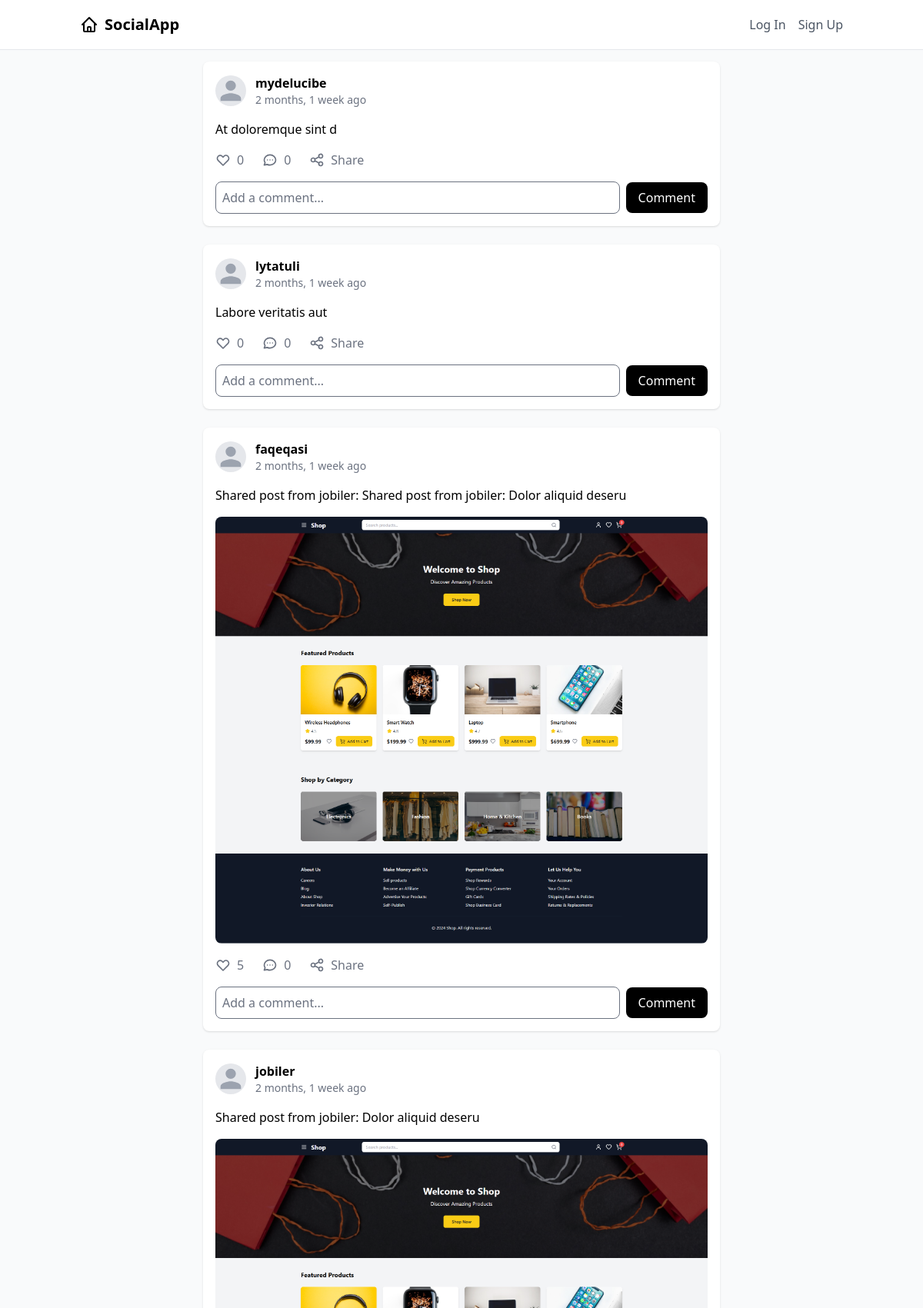
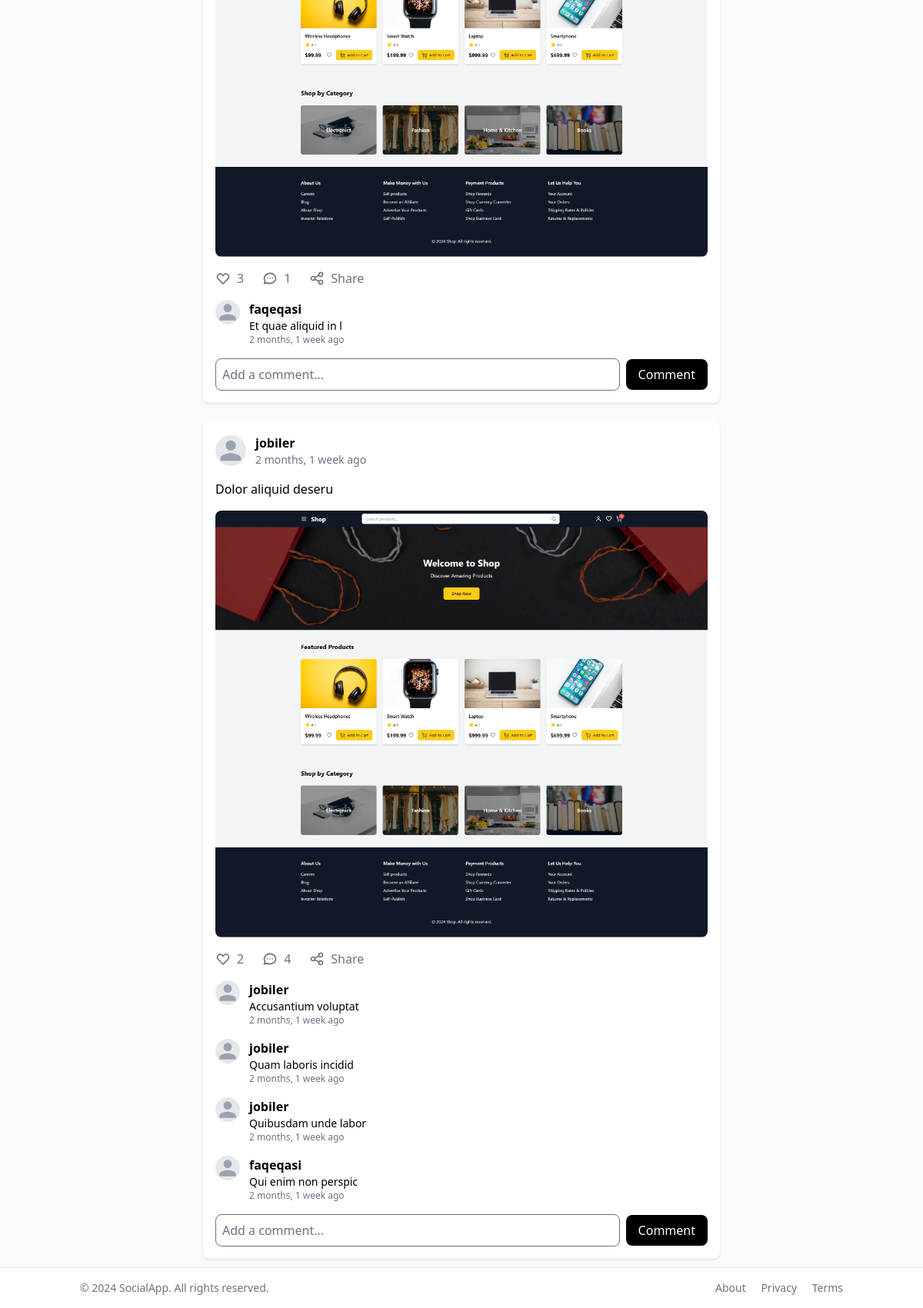
The page / on the database its author committed (2 pictures, top to bottom).
### posts/models.py (models this page shows, shortened)
class Post(models.Model):
    user = models.ForeignKey(User, on_delete=models.CASCADE)
    content = models.TextField()
    image = models.ImageField(upload_to='post_images/', blank=True, null=True)
    created_at = models.DateTimeField(auto_now_add=True)
    updated_at = models.DateTimeField(auto_now=True)
    likes = models.ManyToManyField(User, related_name='liked_posts', blank=True)
    class Meta:
        ordering = ['-created_at']

class Comment(models.Model):
    post = models.ForeignKey(Post, on_delete=models.CASCADE, related_name='comments')
    user = models.ForeignKey(User, on_delete=models.CASCADE)
    content = models.TextField()
    created_at = models.DateTimeField(auto_now_add=True)
    class Meta:
        ordering = ['created_at']

### posts/views.py (the view)
# urls.py: path('', views.home, name='home'),
def home(request):
    posts = Post.objects.select_related('user').prefetch_related('likes', 'comments').all()
    comment_form = CommentForm()
    return render(request, 'posts/home.html', {'posts': posts, 'comment_form': comment_form})

### posts/forms.py
class CommentForm(forms.ModelForm):
    class Meta:
        model = Comment
        fields = ['content']

### templates/posts/home.html (shortened to what this page needs)
{% extends 'base.html' %}
{% block content %}
<div class="max-w-2xl mx-auto space-y-6">
    {% for post in posts %}
    <article class="bg-white rounded-lg shadow" id="post-{{ post.id }}">
        <div class="p-4">
            <div class="flex items-center space-x-3 mb-4">
                <div class="w-10 h-10 bg-gray-200 rounded-full overflow-hidden">
                    {% if post.user.profile_image %}
                        <img src="{{ post.user.profile_image.url }}" alt="{{ post.user.username }}" class="w-full h-full object-cover">
                    {% else %}
                        <svg class="w-full h-full text-gray-400" fill="currentColor" viewBox="0 0 24 24">
                            <path d="M12 12c2.21 0 4-1.79 4-4s-1.79-4-4-4-4 1.79-4 4 1.79 4 4 4zm0 2c-2.67 0-8 1.34-8 4v2h16v-2c0-2.66-5.33-4-8-4z" />
                        </svg>
                    {% endif %}
                </div>
                <div>
                    <h3 class="font-semibold">{{ post.user.username }}</h3>
                    <p class="text-sm text-gray-500">{{ post.created_at|timesince }} ago</p>
                </div>
            </div>
            <p class="mb-4">{{ post.content }}</p>
            {% if post.image %}
                <div class="rounded-lg overflow-hidden mb-4">
                    <img src="{{ post.image.url }}" alt="Post image" class="w-full">
                </div>
            {% endif %}
            <div class="flex items-center space-x-6 text-gray-500">
                <button class="flex items-center space-x-2 hover:text-primary like-button" data-post-id="{{ post.id }}">
                    <svg xmlns="http://www.w3.org/2000/svg" class="h-5 w-5" fill="{% if request.user in post.likes.all %}currentColor{% else %}none{% endif %}" viewBox="0 0 24 24" stroke="currentColor">
                        <path stroke-linecap="round" stroke-linejoin="round" stroke-width="2" d="M4.318 6.318a4.5 4.5 0 000 6.364L12 20.364l7.682-7.682a4.5 4.5 0 00-6.364-6.364L12 7.636l-1.318-1.318a4.5 4.5 0 00-6.364 0z" />
                    </svg>
                    <span class="likes-count">{{ post.likes.count }}</span>
                </button>
                <button class="flex items-center space-x-2 hover:text-primary comment-button" data-post-id="{{ post.id }}">
                    <span class="comments-count">{{ post.comments.count }}</span>
                </button>
                <a href="{% url 'share_post' post.id %}" class="flex items-center space-x-2 hover:text-primary">
                    <span>Share</span>
                </a>
            </div>
            <div class="mt-4 space-y-4 comments-section" id="comments-{{ post.id }}">
                {% for comment in post.comments.all %}
                    <div class="flex items-start space-x-3">
                        <div class="w-8 h-8 bg-gray-200 rounded-full overflow-hidden">
                            {% if comment.user.profile_image %}
                                <img src="{{ comment.user.profile_image.url }}" alt="{{ comment.user.username }}" class="w-full h-full object-cover">
                            {% else %}
                                <svg class="w-full h-full text-gray-400" fill="currentColor" viewBox="0 0 24 24">
                                    <path d="M12 12c2.21 0 4-1.79 4-4s-1.79-4-4-4-4 1.79-4 4 1.79 4 4 4zm0 2c-2.67 0-8 1.34-8 4v2h16v-2c0-2.66-5.33-4-8-4z" />
                                </svg>
                            {% endif %}
                        </div>
                        <div class="flex-1">
                            <p class="font-semibold">{{ comment.user.username }}</p>
                            <p class="text-sm">{{ comment.content }}</p>
                            <p class="text-xs text-gray-500">{{ comment.created_at|timesince }} ago</p>
                        </div>
                    </div>
                {% endfor %}
            </div>
            <form class="mt-4 comment-form" data-post-id="{{ post.id }}">
                <div class="flex items-center space-x-2">
                    <input type="text" name="content" placeholder="Add a comment..." class="flex-1 p-2 border rounded-lg focus:outline-none focus:ring-2 focus:ring-primary">
                    <button type="submit" class=" bg-black px-4 py-2 bg-primary text-white rounded-lg hover:bg-secondary transition">Comment</button>
                </div>
            </form>
        </div>
    </article>
    {% empty %}
    <div class="bg-white rounded-lg shadow p-6 text-center text-gray-500">
        No posts yet. Be the first to post!
    </div>
    {% endfor %}
</div>
{% endblock %}

### rows shown on the page
Post: user.username "mydelucibe", created_at "2 months, 1 week", content "At doloremque sint d", likes.count "0", comments.count "0"
Post: user.username "lytatuli", created_at "2 months, 1 week", content "Labore veritatis aut", likes.count "0", comments.count "0"
Post: user.username "faqeqasi", created_at "2 months, 1 week", content "Shared post from jobiler: Shared post from jobiler: Dolor aliquid deseru", image (picture), likes.count "5", comments.count "0"
Post: user.username "jobiler", created_at "2 months, 1 week", content "Shared post from jobiler: Dolor aliquid deseru", image (picture), likes.count "3", comments.count "1"
Comment: user.username "faqeqasi", content "Et quae aliquid in l", created_at "2 months, 1 week"
Post: user.username "jobiler", created_at "2 months, 1 week", content "Dolor aliquid deseru", image (picture), likes.count "2", comments.count "4"
Comment: user.username "jobiler", content "Accusantium voluptat", created_at "2 months, 1 week"
Comment: user.username "jobiler", content "Quam laboris incidid", created_at "2 months, 1 week"
Comment: user.username "jobiler", content "Quibusdam unde labor", created_at "2 months, 1 week"
Comment: user.username "faqeqasi", content "Qui enim non perspic", created_at "2 months, 1 week"
